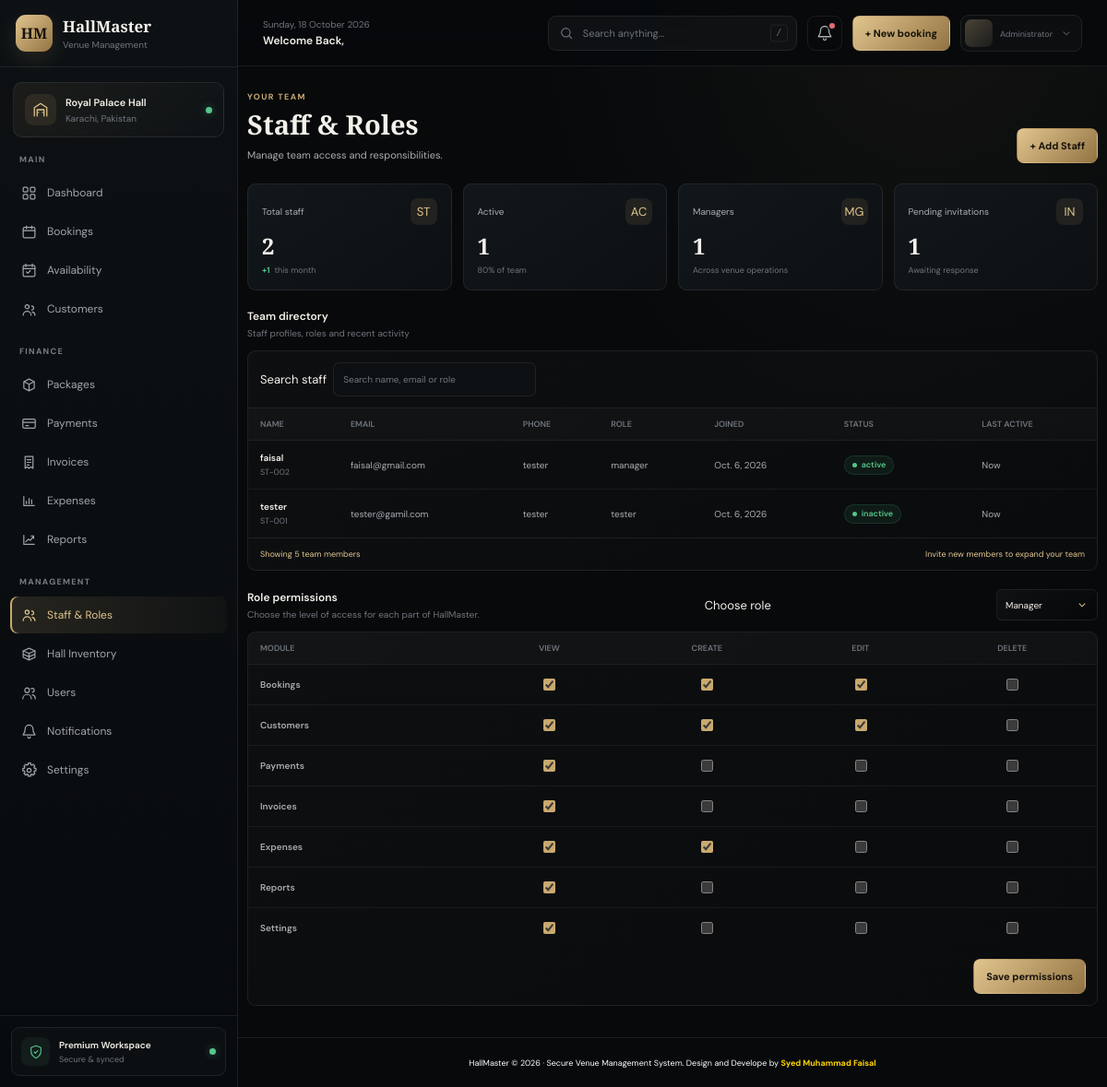
The page /staff/ (signed in) on the database its author committed.
### hall_management/models.py (models this page shows, shortened)
class staff(models.Model):
    staff_id        = models.CharField(max_length=10 ,primary_key=True , editable=False)
    staff_name      = models.CharField(max_length=40)
    staff_email     = models.EmailField(null = True)
    staff_number    = models.CharField(max_length=13)
    staff_role      = models.CharField(max_length=30)
    staff_nic_num   = models.CharField(max_length=16 , unique=True , null=False)
    staff_status    = models.CharField(max_length=10)
    staff_join_date = models.DateField(default=datetime.now)

### hall_management/views.py (the view)
# urls.py: path('staff/' , Staff_view , name ="staff"),
@login_required(login_url='login')
def Staff_view(request):
    total_staff = staff.objects.all().count()
    active_staff = staff.objects.filter(staff_status = 'active').count()
    manager_count = staff.objects.filter(staff_role = 'manager').count()
    staff_list = staff.objects.all().order_by('-staff_id')[:10]
    search = request.GET.get('search' , '')
    if search:
        staff_obj = staff.objects.filter(
            Q(staff_id__icontains = search)|
            Q(staff_name__icontains = search)|
            Q(staff_email__icontains = search)|
            Q(staff_number__icontains = search)|
            Q(staff_role__icontains = search)|
            Q(staff_status__icontains = search)|
            Q(staff_join_date__icontains = search)|
            Q(staff_nic_num__icontains = search)
        )
        paginator = Paginator(staff_obj , 10)
        page_number = request.GET.get('page')
        page_obj = paginator.get_page(page_number)
        context={
            'staff_list': staff_list,
            'page_obj': page_obj,
            'total_staff': total_staff,
            'active_staff': active_staff,
            'manager_count': manager_count,
            'search':search,
        }
        return render(request , 'staff.html' , context)
    else:
        staff_list = staff.objects.all().order_by('-staff_id')[:10]
        paginator = Paginator(staff_list , 10)
        page_number = request.GET.get('page')
        page_obj = paginator.get_page(page_number)
    context={
        'staff_list': staff_list,
        'page_obj': page_obj,
        'total_staff': total_staff,
        'active_staff': active_staff,
        'manager_count': manager_count,
        'search':search
    }
    return render(request , 'staff.html' , context)

### hall_management/templates/staff.html (shortened to what this page needs)
{% extends "base.html" %}
{% block page_content %}
<header class="page-heading">
    <div>
        <span class="eyebrow">YOUR TEAM</span>
        <h1>Staff &amp; Roles</h1>
        <p>Manage team access and responsibilities.</p>
    </div>
    <div class="heading-actions">
        <a class="primary-button" href="{% url 'staffform' %}">+ Add Staff</a>
    </div>
</header>
<section class="stats-grid" aria-label="Staff summary">
    <article class="stat-card">
        <div class="stat-top">
            <span class="stat-label">Total staff</span>
            <span class="stat-icon" aria-hidden="true">ST</span>
        </div>
        <strong class="stat-value">{{ total_staff }}</strong>
        <div class="stat-foot">
            <span class="trend">+1</span>
            <span>this month</span>
        </div>
    </article>
    <article class="stat-card">
        <div class="stat-top">
            <span class="stat-label">Active</span>
            <span class="stat-icon" aria-hidden="true">AC</span>
        </div>
        <strong class="stat-value">{{ active_staff }}</strong>
        <div class="stat-foot">80% of team</div>
    </article>
    <article class="stat-card">
        <div class="stat-top">
            <span class="stat-label">Managers</span>
            <span class="stat-icon" aria-hidden="true">MG</span>
        </div>
        <strong class="stat-value">{{ manager_count }}</strong>
        <div class="stat-foot">Across venue operations</div>
    </article>
    <article class="stat-card">
        <div class="stat-top">
            <span class="stat-label">Pending invitations</span>
            <span class="stat-icon" aria-hidden="true">IN</span>
        </div>
        <strong class="stat-value">1</strong>
        <div class="stat-foot">Awaiting response</div>
    </article>
</section>
<section class="section" id="team-directory">
    <div class="section-head">
        <div>
            <h2>Team directory</h2>
            <p>Staff profiles, roles and recent activity</p>
        </div>
    </div>
    <div class="panel">
        <div class="table-toolbar">
             <div class="toolbar-left">
                <div class="toolbar-left">
                    <label class="sr-only" for="staff-search">Search staff</label>
					<form method="GET">
                    <input
                        type="text"
					    class="input search-field"
						name="search"
						value="{{ search }}"
                        id="staff-search"
                        placeholder="Search name, email or role"
                    >
                </div>
             </div>
        </div>
        <div class="table-scroll">
            <table class="data-table">
                <thead>
                    <tr>
                        <th>NAME</th>
                        <th>EMAIL</th>
                        <th>PHONE</th>
                        <th>ROLE</th>
                        <th>JOINED</th>
                        <th>STATUS</th>
                        <th>LAST ACTIVE</th>
                    </tr>
                </thead>
                <tbody>
					{% for staff in page_obj %}
                    <tr>
                        <td><span class="cell-primary">{{ staff.staff_name }}</span><span class="cell-sub">{{ staff.staff_id }}</span></td>
                        <td>{{ staff.staff_email }}</td>
                        <td>{{ staff.staff_number }}</td>
                        <td>{{ staff.staff_role }}</td>
                        <td>{{ staff.staff_join_date }}</td>
                        <td><span class="status active">{{ staff.staff_status }}</span></td>
                        <td>Now</td>
                    </tr>
                    {% endfor %}
                </tbody>
            </table>
        </div>
        <div class="table-footer">
            <span>Showing 5 team members</span>
            <span>Invite new members to expand your team</span>
        </div>
    </div>
</section>
<section class="section">
    <div class="section-head">
        <div>
            <h2>Role permissions</h2>
            <p>Choose the level of access for each part of HallMaster.</p>
        </div>
        <label class="sr-only" for="permission-role">Choose role</label>
    </div>
    <div class="panel table-scroll">
        <table class="data-table permission-table">
            <thead>
                <tr>
                    <th>MODULE</th>
                    <th>VIEW</th>
                    <th>CREATE</th>
                    <th>EDIT</th>
                    <th>DELETE</th>
                </tr>
            </thead>
            <tbody>
                <tr>
                    <td class="cell-primary">Bookings</td>
                    <td><input type="checkbox" checked aria-label="Bookings view"></td>
                    <td><input type="checkbox" checked aria-label="Bookings create"></td>
                    <td><input type="checkbox" checked aria-label="Bookings edit"></td>
                    <td><input type="checkbox" aria-label="Bookings delete"></td>
                </tr>
                <tr>
                    <td class="cell-primary">Customers</td>
                    <td><input type="checkbox" checked aria-label="Customers view"></td>
                    <td><input type="checkbox" checked aria-label="Customers create"></td>
                    <td><input type="checkbox" checked aria-label="Customers edit"></td>
                    <td><input type="checkbox" aria-label="Customers delete"></td>
                </tr>
                <tr>
                    <td class="cell-primary">Payments</td>
                    <td><input type="checkbox" checked aria-label="Payments view"></td>
                    <td><input type="checkbox" aria-label="Payments create"></td>
                    <td><input type="checkbox" aria-label="Payments edit"></td>
                    <td><input type="checkbox" aria-label="Payments delete"></td>
                </tr>
                <tr>
                    <td class="cell-primary">Invoices</td>
                    <td><input type="checkbox" checked aria-label="Invoices view"></td>
                    <td><input type="checkbox" aria-label="Invoices create"></td>
                    <td><input type="checkbox" aria-label="Invoices edit"></td>
                    <td><input type="checkbox" aria-label="Invoices delete"></td>
                </tr>
                <tr>
                    <td class="cell-primary">Expenses</td>
                    <td><input type="checkbox" checked aria-label="Expenses view"></td>
                    <td><input type="checkbox" checked aria-label="Expenses create"></td>
                    <td><input type="checkbox" aria-label="Expenses edit"></td>
                    <td><input type="checkbox" aria-label="Expenses delete"></td>
                </tr>
                <tr>
                    <td class="cell-primary">Reports</td>
                    <td><input type="checkbox" checked aria-label="Reports view"></td>
                    <td><input type="checkbox" aria-label="Reports create"></td>
                    <td><input type="checkbox" aria-label="Reports edit"></td>
                    <td><input type="checkbox" aria-label="Reports delete"></td>
                </tr>
                <tr>
                    <td class="cell-primary">Settings</td>
                    <td><input type="checkbox" checked aria-label="Settings view"></td>
                    <td><input type="checkbox" aria-label="Settings create"></td>
                    <td><input type="checkbox" aria-label="Settings edit"></td>
                    <td><input type="checkbox" aria-label="Settings delete"></td>
                </tr>
            </tbody>
        </table>
        <div style="padding:12px;text-align:right">
            <button class="primary-button" type="button">Save permissions</button>
        </div>
    </div>
</section>
{% endblock %}

### rows shown on the page
staff: staff_name "faisal", staff_id "ST-002", staff_email "faisal@gmail.com", staff_number "tester", staff_role "manager", staff_join_date "Oct. 6, 2026", staff_status "active"
staff: staff_name "tester", staff_id "ST-001", staff_email "tester@gamil.com", staff_number "tester", staff_role "tester", staff_join_date "Oct. 6, 2026", staff_status "inactive"

### other values the page prints
{{ total_staff }} "2"
{{ active_staff }} "1"
{{ manager_count }} "1"
